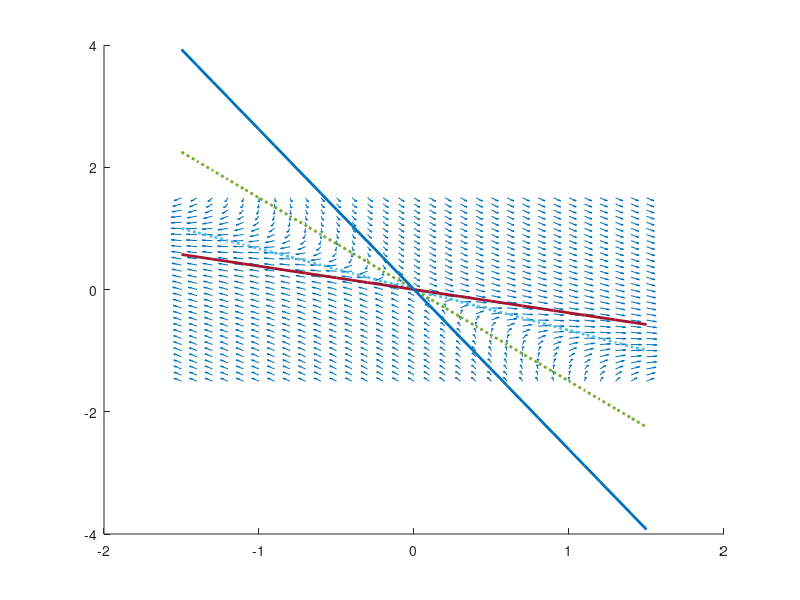

This figure's MATLAB source: (Note: this script raises an error after producing the figure.)
#A = [2 3; -3 -2]; #centre
A = [3 2; -2 -3]; #selle

[x1,x2] = meshgrid(-1.5:0.1:1.5);

x1_values = A(1,1)*x1+A(1,2)*x2;
x2_values = A(2,1)*x1+A(2,2)*x2;

norms=sqrt(x1_values.^2+x2_values.^2);
x1_normalized = x1_values ./ norms;
x2_normalized = x2_values ./norms;

# Isoclines
line_range = -1.5:.1:1.5;
isocline_1 = -(A(1,1)/A(1,2)) * line_range;
isocline_2 = -(A(2,1)/A(2,2)) * line_range;

# Droites invariantes (vecteurs propres) 
[V,L] = eig(A);
eigenvector_1 = (V(2,1)/V(1,1)) * line_range;
eigenvector_2 = (V(2,2)/V(1,2)) * line_range;

# Figure 1: portrait de phase, isoclines et vecteurs propres
figure(1);
hold on;
vector_scale = .5;

quiver(x1,x2,x1_normalized,x2_normalized, vector_scale);

# Commenter isocline 1 et vecteur propre 1 pour le centre
plot(line_range,isocline_1,"linewidth", 2, "linestyle", ":");
plot(line_range,isocline_2,"linewidth", 2, "linestyle", ":");

plot(line_range,eigenvector_1,"linewidth",2);
plot(line_range,eigenvector_2,"linewidth",2);
quiver([0;0],[0;0],V(1,:),V(2,:),"linewidth",5,"color","k");

legend("portrait de phase","isocline 1","isocline 2", "v_1","v_2","location","south");
hold off;

# Figure 2: trajectoires e(t), w(t) avec 5 conditions initiales
figure(2);
hold on;
x1dot = @(t, x) A(1,1)*x(1)+A(1,2)*x(2);
x2dot = @(t, x) A(2,1)*x(1)+A(2,2)*x(2);
xdot = @(t,x) [x1dot(t, x);x2dot(t, x)];
[t1,x1] = ode23(xdot, [0, 10], [2, 0]);
[t2,x2] = ode23(xdot, [0, 10], [0, 3]);
[t3,x3] = ode23(xdot, [0, 10], [-2, 3]);
[t4,x4] = ode23(xdot, [0, 10], [2, -3]);
[t5,x5] = ode23(xdot, [0, 10], [2, 2]);

plot(t1,x1);
plot(t2,x2);
plot(t3,x3);
plot(t4,x4);
plot(t5,x5);

legend(
 "e(t) CI: [2,0]","w(t) CI: [2,0]",
 "e(t) CI: [0,3]","w(t) CI: [0,3]",
 "e(t) CI: [-2,3]","w(t) CI: [-2,3]",
 "e(t) CI: [2,-3]","w(t) CI: [2,-3]",
 "e(t) CI: [2,2]","w(t) CI: [2,2]",
 "location","northwest");
hold off;
